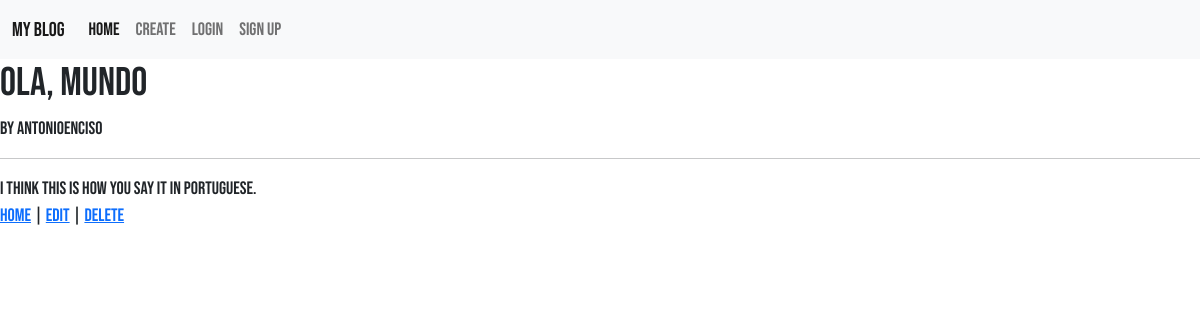
/posts/3/, run on the app's committed database.
### blog/models.py (models this page shows, shortened)
class Post(models.Model):
    title = models.CharField(max_length=200)
    author = models.ForeignKey("auth.User",on_delete=models.CASCADE)
    body = models.TextField()

### blog/views.py (the view)
# urls.py: path("posts/<int:pk>/", BlogDetailView.as_view(), name="blog_detail"),
class BlogDetailView(DetailView):
    model = Post
    template_name = "post_detail.html"

### templates/post_detail.html (shortened to what this page needs)
{% extends 'base.html' %}
{% block content %}
    <div class="post-entry">
        <h1>{{ post.title }}</h1>
        <p> By {{ post.author }}</p>
        <hr>
        <p>{{ post.body }}</p>
        <a href="{% url 'home' %}">Home</a> |
        <a href="{% url 'post_edit' %}">Edit</a> |
        <a href="{% url 'post_delete' post.pk %}">Delete</a>
    </div>
{% endblock content %}

### static/css/base.css (style rules this page uses)
body { font-family: 'Bebas Neue', cursive; font-size: 18px; }
.post-entry { margin-bottom: 2rem; }
.post-entry p { margin: 0; font-weight: 300; }

### data on the page
Post: title "ola, mundo", author "AntonioEnciso", body "I think this is how you say it in portuguese."
